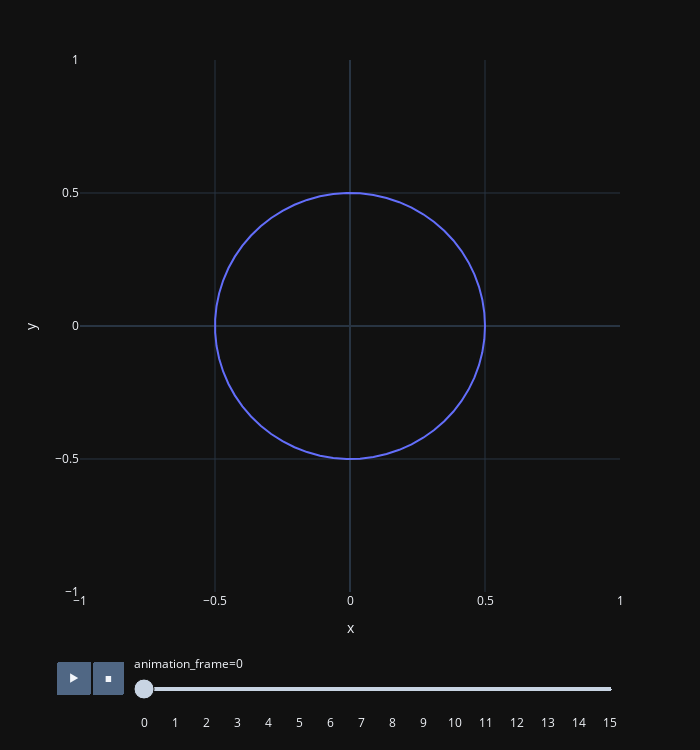

Notebook code for this chart:
### Code cell
display = televector.displays.PlotDisplay()
display.display(figure, num_frames=16)

### Figure 1 — Plotly figure (JSON) as saved in the notebook; plotly's stock layout.template omitted (floating-point values rounded to 4 significant figures)
{"data": [{"hoverlabel": {"namelength": 0}, "hovertemplate": "animation_frame=0<br>x=%{x}<br>y=%{y}", "legendgroup": "", "line": {"color": "#636efa", "dash": "solid"}, "mode": "lines", "name": "", "showlegend": false, "type": "scatter", "x": [0.5, 0.4975, 0.4901, 0.4778, 0.4607, 0.4391, 0.4131, 0.383, 0.3491, 0.3117, 0.2713, 0.2281, 0.1827, 0.1354, 0.08682, 0.03737, -0.01247, -0.06217, -0.1113, -0.1592, -0.2056, -0.25, -0.2919, -0.3308, -0.3665, -0.3986, -0.4266, -0.4505, -0.4698, -0.4845, -0.4944, -0.4994, -0.4994, -0.4944, -0.4845, -0.4698, -0.4505, -0.4266, -0.3986, -0.3665, -0.3308, -0.2919, -0.25, -0.2056, -0.1592, -0.1113, -0.06217, -0.01247, 0.03737, 0.08682, 0.1354, 0.1827, 0.2281, 0.2713, 0.3117, 0.3491, 0.383, 0.4131, 0.4391, 0.4607, 0.4778, 0.4901, 0.4975, 0.5], "xaxis": "x", "y": [0, 0.04978, 0.09907, 0.1474, 0.1942, 0.2391, 0.2817, 0.3214, 0.3579, 0.3909, 0.42, 0.4449, 0.4654, 0.4813, 0.4924, 0.4986, 0.4998, 0.4961, 0.4875, 0.474, 0.4558, 0.433, 0.406, 0.3749, 0.3401, 0.3019, 0.2607, 0.2169, 0.171, 0.1234, 0.07452, 0.02492, -0.02492, -0.07452, -0.1234, -0.171, -0.2169, -0.2607, -0.3019, -0.3401, -0.3749, -0.406, -0.433, -0.4558, -0.474, -0.4875, -0.4961, -0.4998, -0.4986, -0.4924, -0.4813, -0.4654, -0.4449, -0.42, -0.3909, -0.3579, -0.3214, -0.2817, -0.2391, -0.1942, -0.1474, -0.09907, -0.04978, -1.225e-16], "yaxis": "y"}], "layout": {"height": 750, "legend": {"tracegroupgap": 0}, "margin": {"t": 60}, "sliders": [{"active": 0, "currentvalue": {"prefix": "animation_frame="}, "len": 0.9, "pad": {"b": 10, "t": 60}, "steps": [{"args": [["0"], {"frame": {"duration": 0, "redraw": false}, "fromcurrent": true, "mode": "immediate", "transition": {"duration": 0, "easing": "linear"}}], "label": "0", "method": "animate"}, {"args": [["1"], {"frame": {"duration": 0, "redraw": false}, "fromcurrent": true, "mode": "immediate", "transition": {"duration": 0, "easing": "linear"}}], "label": "1", "method": "animate"}, {"args": [["2"], {"frame": {"duration": 0, "redraw": false}, "fromcurrent": true, "mode": "immediate", "transition": {"duration": 0, "easing": "linear"}}], "label": "2", "method": "animate"}, {"args": [["3"], {"frame": {"duration": 0, "redraw": false}, "fromcurrent": true, "mode": "immediate", "transition": {"duration": 0, "easing": "linear"}}], "label": "3", "method": "animate"}, {"args": [["4"], {"frame": {"duration": 0, "redraw": false}, "fromcurrent": true, "mode": "immediate", "transition": {"duration": 0, "easing": "linear"}}], "label": "4", "method": "animate"}, {"args": [["5"], {"frame": {"duration": 0, "redraw": false}, "fromcurrent": true, "mode": "immediate", "transition": {"duration": 0, "easing": "linear"}}], "label": "5", "method": "animate"}, {"args": [["6"], {"frame": {"duration": 0, "redraw": false}, "fromcurrent": true, "mode": "immediate", "transition": {"duration": 0, "easing": "linear"}}], "label": "6", "method": "animate"}, {"args": [["7"], {"frame": {"duration": 0, "redraw": false}, "fromcurrent": true, "mode": "immediate", "transition": {"duration": 0, "easing": "linear"}}], "label": "7", "method": "animate"}, {"args": [["8"], {"frame": {"duration": 0, "redraw": false}, "fromcurrent": true, "mode": "immediate", "transition": {"duration": 0, "easing": "linear"}}], "label": "8", "method": "animate"}, {"args": [["9"], {"frame": {"duration": 0, "redraw": false}, "fromcurrent": true, "mode": "immediate", "transition": {"duration": 0, "easing": "linear"}}], "label": "9", "method": "animate"}, {"args": [["10"], {"frame": {"duration": 0, "redraw": false}, "fromcurrent": true, "mode": "immediate", "transition": {"duration": 0, "easing": "linear"}}], "label": "10", "method": "animate"}, {"args": [["11"], {"frame": {"duration": 0, "redraw": false}, "fromcurrent": true, "mode": "immediate", "transition": {"duration": 0, "easing": "linear"}}], "label": "11", "method": "animate"}, {"args": [["12"], {"frame": {"duration": 0, "redraw": false}, "fromcurrent": true, "mode": "immediate", "transition": {"duration": 0, "easing": "linear"}}], "label": "12", "method": "animate"}, {"args": [["13"], {"frame": {"duration": 0, "redraw": false}, "fromcurrent": true, "mode": "immediate", "transition": {"duration": 0, "easing": "linear"}}], "label": "13", "method": "animate"}, {"args": [["14"], {"frame": {"duration": 0, "redraw": false}, "fromcurrent": true, "mode": "immediate", "transition": {"duration": 0, "easing": "linear"}}], "label": "14", "method": "animate"}, {"args": [["15"], {"frame": {"duration": 0, "redraw": false}, "fromcurrent": true, "mode": "immediate", "transition": {"duration": 0, "easing": "linear"}}], "label": "15", "method": "animate"}], "x": 0.1, "xanchor": "left", "y": 0, "yanchor": "top"}], "updatemenus": [{"buttons": [{"args": [null, {"frame": {"duration": 500, "redraw": false}, "fromcurrent": true, "mode": "immediate", "transition": {"duration": 500, "easing": "linear"}}], "label": "&#9654;", "method": "animate"}, {"args": [[null], {"frame": {"duration": 0, "redraw": false}, "fromcurrent": true, "mode": "immediate", "transition": {"duration": 0, "easing": "linear"}}], "label": "&#9724;", "method": "animate"}], "direction": "left", "pad": {"r": 10, "t": 70}, "showactive": false, "type": "buttons", "x": 0.1, "xanchor": "right", "y": 0, "yanchor": "top"}], "width": 700, "xaxis": {"anchor": "y", "domain": [0, 1], "range": [-1, 1], "title": {"text": "x"}}, "yaxis": {"anchor": "x", "domain": [0, 1], "range": [-1, 1], "title": {"text": "y"}}}}
